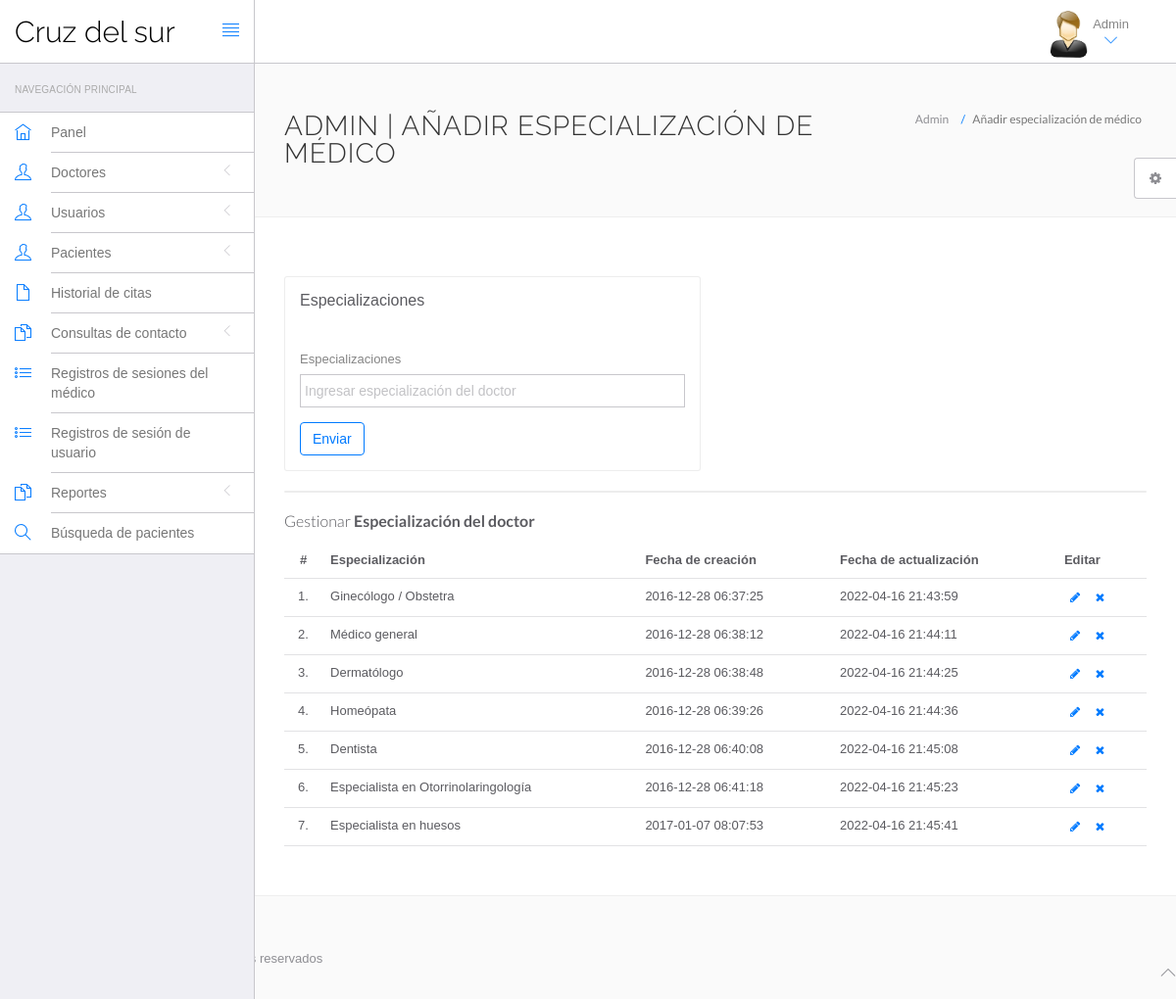
The page /hms/admin/doctor-specilization.php (signed in) on the database its author committed.
### tables this page shows
CREATE TABLE `doctorspecilization` (
  `id` int(11) NOT NULL,
  `specilization` varchar(255) DEFAULT NULL,
  `creationDate` timestamp NULL DEFAULT current_timestamp(),
  `updationDate` timestamp NULL DEFAULT NULL ON UPDATE current_timestamp()
);

### hms/admin/doctor-specilization.php (the view, shortened to what this page needs)
<?php
include('include/config.php');
?>
<!DOCTYPE html>
<html lang="en">
<head>
	<link rel="stylesheet" href="vendor/bootstrap/css/bootstrap.min.css">
	<link rel="stylesheet" href="vendor/fontawesome/css/font-awesome.min.css">
	<link rel="stylesheet" href="vendor/themify-icons/themify-icons.min.css">
	<link href="vendor/animate.css/animate.min.css" rel="stylesheet" media="screen">
	<link href="vendor/perfect-scrollbar/perfect-scrollbar.min.css" rel="stylesheet" media="screen">
	<link href="vendor/switchery/switchery.min.css" rel="stylesheet" media="screen">
	<link href="vendor/bootstrap-touchspin/jquery.bootstrap-touchspin.min.css" rel="stylesheet" media="screen">
	<link href="vendor/select2/select2.min.css" rel="stylesheet" media="screen">
	<link href="vendor/bootstrap-datepicker/bootstrap-datepicker3.standalone.min.css" rel="stylesheet" media="screen">
	<link href="vendor/bootstrap-timepicker/bootstrap-timepicker.min.css" rel="stylesheet" media="screen">
	<link rel="stylesheet" href="assets/css/styles.css">
	<link rel="stylesheet" href="assets/css/plugins.css">
	<link rel="stylesheet" href="assets/css/themes/theme-1.css" id="skin_color" />
</head>
<body>
	<div id="app">
		<?php include('include/sidebar.php'); ?>
		<div class="app-content">
			<?php include('include/header.php'); ?>
			<div class="main-content">
				<div class="wrap-content container" id="container">
					<section id="page-title">
						<div class="row">
							<div class="col-sm-8">
								<h1 class="mainTitle">Admin | Añadir especialización de médico</h1>
							</div>
							<ol class="breadcrumb">
								<li>
									<span>Admin</span>
								</li>
								<li class="active">
									<span>Añadir especialización de médico</span>
								</li>
							</ol>
						</div>
					</section>
					<div class="container-fluid container-fullw bg-white">
						<div class="row">
							<div class="col-md-12">
								<div class="row margin-top-30">
									<div class="col-lg-6 col-md-12">
										<div class="panel panel-white">
											<div class="panel-heading">
												<h5 class="panel-title">Especializaciones</h5>
											</div>
											<div class="panel-body">
												<form role="form" name="dcotorspcl" method="post">
													<div class="form-group">
														<label for="exampleInputEmail1">
															Especializaciones
														</label>
														<input type="text" name="doctorspecilization" class="form-control" placeholder="Ingresar especialización del doctor">
													</div>
													<button type="submit" name="submit" class="btn btn-o btn-primary">
														Enviar
													</button>
												</form>
											</div>
										</div>
									</div>
								</div>
							</div>
							<div class="col-lg-12 col-md-12">
								<div class="panel panel-white">
								</div>
							</div>
						</div>
						<div class="row">
							<div class="col-md-12">
								<h5 class="over-title margin-bottom-15">Gestionar<span class="text-bold"> Especialización del doctor</span></h5>
								<table class="table table-hover" id="sample-table-1">
									<thead>
										<tr>
											<th class="center">#</th>
											<th>Especialización</th>
											<th class="hidden-xs">Fecha de creación</th>
											<th>Fecha de actualización</th>
											<th>Editar</th>
										</tr>
									</thead>
									<tbody>
										<?php
										$sql = mysqli_query($con, "select * from doctorSpecilization");
										$cnt = 1;
										while ($row = mysqli_fetch_array($sql)) {
										?>
											<tr>
												<td class="center"><?php echo $cnt; ?>.</td>
												<td class="hidden-xs"><?php echo $row['specilization']; ?></td>
												<td><?php echo $row['creationDate']; ?></td>
												<td><?php echo $row['updationDate']; ?>
												</td>
												<td>
													<div class="visible-md visible-lg hidden-sm hidden-xs">
														<a href="edit-doctor-specialization.php?id=<?php echo $row['id']; ?>" class="btn btn-transparent btn-xs" tooltip-placement="top" tooltip="Edit"><i class="fa fa-pencil"></i></a>
														<a href="doctor-specilization.php?id=<?php echo $row['id'] ?>&del=delete" onClick="return confirm('¿Estás seguro de que quieres eliminar?')" class="btn btn-transparent btn-xs tooltips" tooltip-placement="top" tooltip="Remove"><i class="fa fa-times fa fa-white"></i></a>
													</div>
												</td>
											</tr>
										<?php
											$cnt = $cnt + 1;
										} ?>
									</tbody>
								</table>
							</div>
						</div>
					</div>
				</div>
			</div>
		</div>
	</div>
	<?php include('include/footer.php'); ?>
	<?php include('include/setting.php'); ?>
</body>
</html>

### hms/admin/include/sidebar.php (shortened to what this page needs)
<div class="sidebar app-aside" id="sidebar">
				<div class="sidebar-container perfect-scrollbar">
<nav>
						<div class="navbar-title">
							<span>NAVEGACIÓN PRINCIPAL</span>
						</div>
						<ul class="main-navigation-menu">
							<li>
								<a href="dashboard.php">
									<div class="item-content">
										<div class="item-media">
											<i class="ti-home"></i>
										</div>
										<div class="item-inner">
											<span class="title"> Panel </span>
										</div>
									</div>
								</a>
							</li>
							<li>
								<a href="javascript:void(0)">
									<div class="item-content">
										<div class="item-media">
											<i class="ti-user"></i>
										</div>
										<div class="item-inner">
											<span class="title"> Doctores </span><i class="icon-arrow"></i>
										</div>
									</div>
								</a>
								</li>
				<li>
								<a href="javascript:void(0)">
									<div class="item-content">
										<div class="item-media">
											<i class="ti-user"></i>
										</div>
										<div class="item-inner">
											<span class="title"> Usuarios </span><i class="icon-arrow"></i>
										</div>
									</div>
								</a>
								</li>
								<li>
								<a href="javascript:void(0)">
									<div class="item-content">
										<div class="item-media">
											<i class="ti-user"></i>
										</div>
										<div class="item-inner">
											<span class="title"> Pacientes </span><i class="icon-arrow"></i>
										</div>
									</div>
								</a>
								</li>
<li>
								<a href="appointment-history.php">
									<div class="item-content">
										<div class="item-media">
											<i class="ti-file"></i>
										</div>
										<div class="item-inner">
											<span class="title"> Historial de citas </span>
										</div>
									</div>
								</a>
							</li>
				<li>
								<a href="javascript:void(0)">
									<div class="item-content">
										<div class="item-media">
											<i class="ti-files"></i>
										</div>
										<div class="item-inner">
											<span class="title"> Consultas de contacto </span><i class="icon-arrow"></i>
										</div>
									</div>
								</a>
								</li>
	<li>
								<a href="doctor-logs.php">
									<div class="item-content">
										<div class="item-media">
											<i class="ti-list"></i>
										</div>
										<div class="item-inner">
											<span class="title"> Registros de sesiones del médico </span>
										</div>
									</div>
								</a>
							</li>
							<li>
								<a href="user-logs.php">
									<div class="item-content">
										<div class="item-media">
											<i class="ti-list"></i>
										</div>
										<div class="item-inner">
											<span class="title"> Registros de sesión de usuario </span>
										</div>
									</div>
								</a>
							</li>
				<li>
								<a href="javascript:void(0)">
									<div class="item-content">
										<div class="item-media">
											<i class="ti-files"></i>
										</div>
										<div class="item-inner">
											<span class="title"> Reportes </span><i class="icon-arrow"></i>
										</div>
									</div>
								</a>
								<li>
								<a href="patient-search.php">
									<div class="item-content">
										<div class="item-media">
											<i class="ti-search"></i>
										</div>
										<div class="item-inner">
											<span class="title"> Búsqueda de pacientes </span>
										</div>
									</div>
								</a>
							</li>
								</li>
						</ul>
					</nav>
					</div>
			</div>

### hms/admin/include/header.php (shortened to what this page needs)
<header class="navbar navbar-default navbar-static-top">
	<div class="navbar-header">
		<a class="navbar-brand" href="#">
			<h2 style="padding-top:10%; color:#000 ">Cruz del sur</h2>
		</a>
		<a href="#" class="sidebar-toggler pull-right visible-md visible-lg" data-toggle-class="app-sidebar-closed" data-toggle-target="#app">
			<i class="ti-align-justify"></i>
		</a>
	</div>
	<div class="navbar-collapse collapse">
		<ul class="nav navbar-right">
			<li class="dropdown current-user">
				<a href class="dropdown-toggle" data-toggle="dropdown">
					<img src="assets/images/images.jpg"> <span class="username">
						Admin
						<i class="ti-angle-down"></i></i></span>
				</a>
			</li>
		</ul>
	</div>
</header>

### hms/admin/include/footer.php
<footer>
				<div class="footer-inner">
					<div class="pull-left">
						&copy; <span class="current-year"></span><span class="text-bold text-uppercase"> Cruz del sur</span>. <span>Todos los derechos reservados</span>
					</div>
					<div class="pull-right">
						<span class="go-top"><i class="ti-angle-up"></i></span>
					</div>
				</div>
			</footer>

### hms/doctor/include/setting.php (shortened to what this page needs)
<div class="settings panel panel-default hidden-xs hidden-sm" id="settings">
				<button ct-toggle="toggle" data-toggle-class="active" data-toggle-target="#settings" class="btn btn-default">
					<i class="fa fa-spin fa-gear"></i>
				</button>
			</div>

### hms/admin/assets/css/plugins.css (style rules this page uses)
.perfect-scrollbar { overflow-y: hidden !important; }

### hms/admin/assets/css/themes/theme-1.css (style rules this page uses)
body { background: #FAFAFA; }
header .navbar-header { background: #ffffff !important; border-right-color: #c8c7cc !important; border-bottom-color: #c8c7cc !important; }
header .navbar-header .sidebar-toggler, header .navbar-header .sidebar-mobile-toggler { color: #007aff !important; }
header .navbar-header .navbar-brand { color: #777 !important; }
header .navbar-collapse { background: #ffffff !important; border-bottom-color: #c8c7cc !important; box-shadow: none !important; }
header .navbar-collapse .navbar-right > li > a { color: #777; }
header .navbar-collapse .navbar-right > li > a i { color: #007aff !important; }
#sidebar { background: #EFEFF4 !important; }
#sidebar:before { border-right-width: "1px" !important; border-right-style: solid; border-right-color: #c8c7cc !important; }
#sidebar nav { border-right-width: "1px" !important; border-right-style: solid; border-right-color: #c8c7cc !important; }
#sidebar nav .navbar-title { color: #aaaaaa; }
#sidebar nav > ul { background: #ffffff !important; border-bottom-color: #c8c7cc !important; border-top-color: #c8c7cc !important; }
#sidebar nav > ul > li > a .item-media > i { color: #007aff !important; }
#sidebar nav > ul > li > a .item-inner { color: #777 !important; border-bottom-color: #c8c7cc; }

### rows shown on the page
doctorspecilization: specilization "Ginecólogo / Obstetra", creationDate "2016-12-28 06:37:25", updationDate "2022-04-16 21:43:59"
doctorspecilization: specilization "Médico general", creationDate "2016-12-28 06:38:12", updationDate "2022-04-16 21:44:11"
doctorspecilization: specilization "Dermatólogo", creationDate "2016-12-28 06:38:48", updationDate "2022-04-16 21:44:25"
doctorspecilization: specilization "Homeópata", creationDate "2016-12-28 06:39:26", updationDate "2022-04-16 21:44:36"
doctorspecilization: specilization "Dentista", creationDate "2016-12-28 06:40:08", updationDate "2022-04-16 21:45:08"
doctorspecilization: specilization "Especialista en Otorrinolaringología", creationDate "2016-12-28 06:41:18", updationDate "2022-04-16 21:45:23"
doctorspecilization: specilization "Especialista en huesos", creationDate "2017-01-07 08:07:53", updationDate "2022-04-16 21:45:41"
